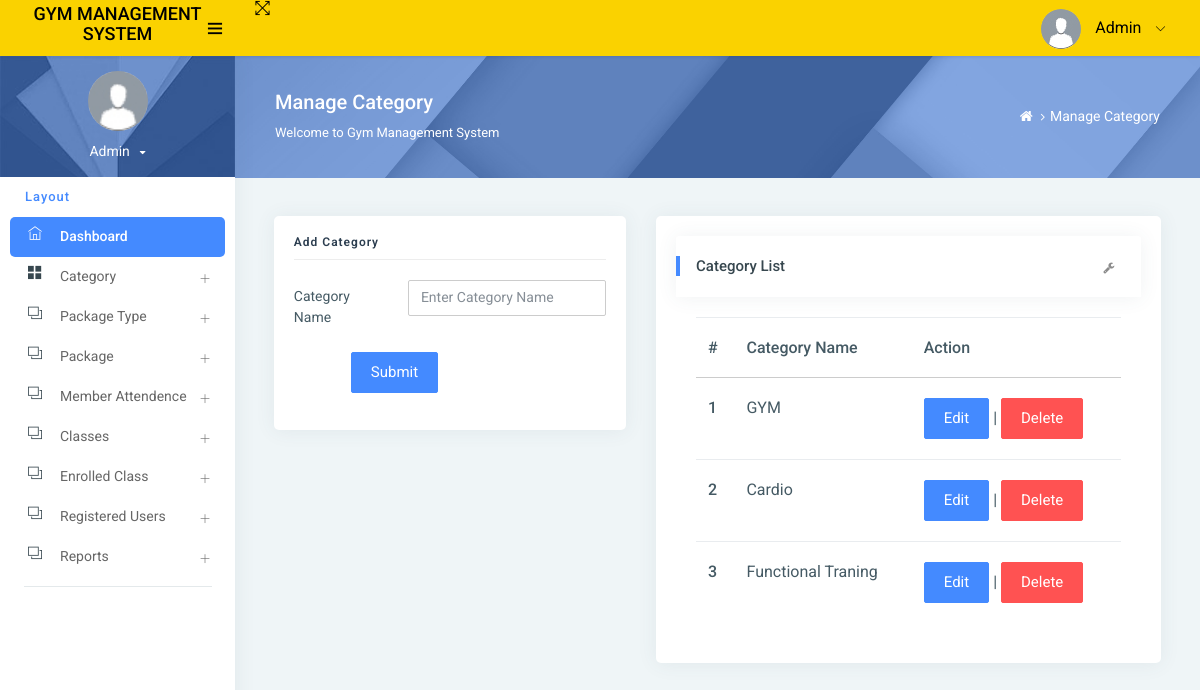
/manageCategory/ (signed in), run on the app's committed database.
### app/models.py (models this page shows, shortened)
class Category(models.Model):
    categoryname = models.CharField(max_length=200, null=True)
    status = models.CharField(max_length=300, null=True)
    creationdate = models.DateTimeField(auto_now_add=True)

### app/views.py (the view)
# urls.py: path('manageCategory/', manageCategory, name='manageCategory'),
def manageCategory(request):
    if not request.user.is_authenticated:
        return redirect('admin_login')
    category = Category.objects.all()
    try:
        if request.method == "POST":
            categoryname = request.POST['categoryname']
            try:
                Category.objects.create(categoryname=categoryname)
                error = "no"
            except:
                error = "yes"
    except:
        pass
    return render(request, 'admin/manageCategory.html', locals())

### templates/admin/manageCategory.html (shortened to what this page needs)
{% extends 'admin_base.html' %}
{% load static %}
{% block main %}
<div class="page-header">
    <div class="page-block">
        <div class="row align-items-center">
            <div class="col-md-8">
                <div class="page-header-title">
                    <h5 class="m-b-10">Manage Category</h5>
                    <p class="m-b-0">Welcome to Gym Management System</p>
                </div>
            </div>
            <div class="col-md-4">
                <ul class="breadcrumb-title">
                    <li class="breadcrumb-item">
                        <a href="{% url 'admin_home' %}"> <i class="fa fa-home"></i> </a>
                    </li>
                    <li class="breadcrumb-item"><a href="">Manage Category</a>
                    </li>
                </ul>
            </div>
        </div>
    </div>
</div>
<div class="pcoded-inner-content">
    <div class="main-body">
        <div class="page-wrapper">
            <div class="page-body">
                <div class="row">
                    <div class="col-sm-5">
                        <div class="card">
                            <div class="card-block">
                                <h4 class="sub-title">Add Category</h4>
                                <form method="post">
                                    <div class="form-group row">
                                        <label class="col-sm-4 col-form-label">Category Name</label>
                                        <div class="col-sm-8">
                                            <input type="text" name="categoryname" placeholder="Enter Category Name"
                                                   class="form-control" required>
                                        </div>
                                    </div>
                                    <div class="form-group row">
                                        <label class="col-sm-2 col-form-label"></label>
                                        <div class="col-sm-10">
                                            <input type="submit" class="btn btn-primary" value="Submit">
                                        </div>
                                    </div>
                                </form>
                            </div>
                        </div>
                    </div>
                    <div class="col-md-7">
                        <div class="card">
                            <div class="card-block">
                                <div class="card-header">
                                    <h5>Category List</h5>
                                    <div class="card-header-right">
                                        <ul class="list-unstyled card-option">
                                            <li><i class="fa fa fa-wrench open-card-option"></i></li>
                                        </ul>
                                    </div>
                                </div>
                                <div class="card-block table-border-style">
                                    <div class="table-responsive">
                                        <table class="table">
                                            <thead>
                                            <tr>
                                                <th>#</th>
                                                <th>Category Name</th>
                                                <th>Action</th>
                                            </tr>
                                            </thead>
                                            <tbody>
                                            {% for i in category %}
                                            <tr>
                                                <th scope="row">{{forloop.counter}}</th>
                                                <td>{{i.categoryname}}</td>
                                                <td><a href="{% url 'editCategory' i.id %}" class="btn btn-primary">Edit</a> |
                                                    <a href="{% url 'deleteCategory' i.id %}"
                                                       onclick="return confirm('Are you sure to Delete')"
                                                       class="btn btn-danger">Delete</a></td>
                                            </tr>
                                            {% endfor %}
                                            </tbody>
                                        </table>
                                    </div>
                                </div>
                            </div>
                        </div>
                    </div>
                </div>
            </div>
        </div>
    </div>
</div>
{% endblock %}

### data on the page
Category: categoryname "GYM"
Category: categoryname "Cardio"
Category: categoryname "Functional Traning"
